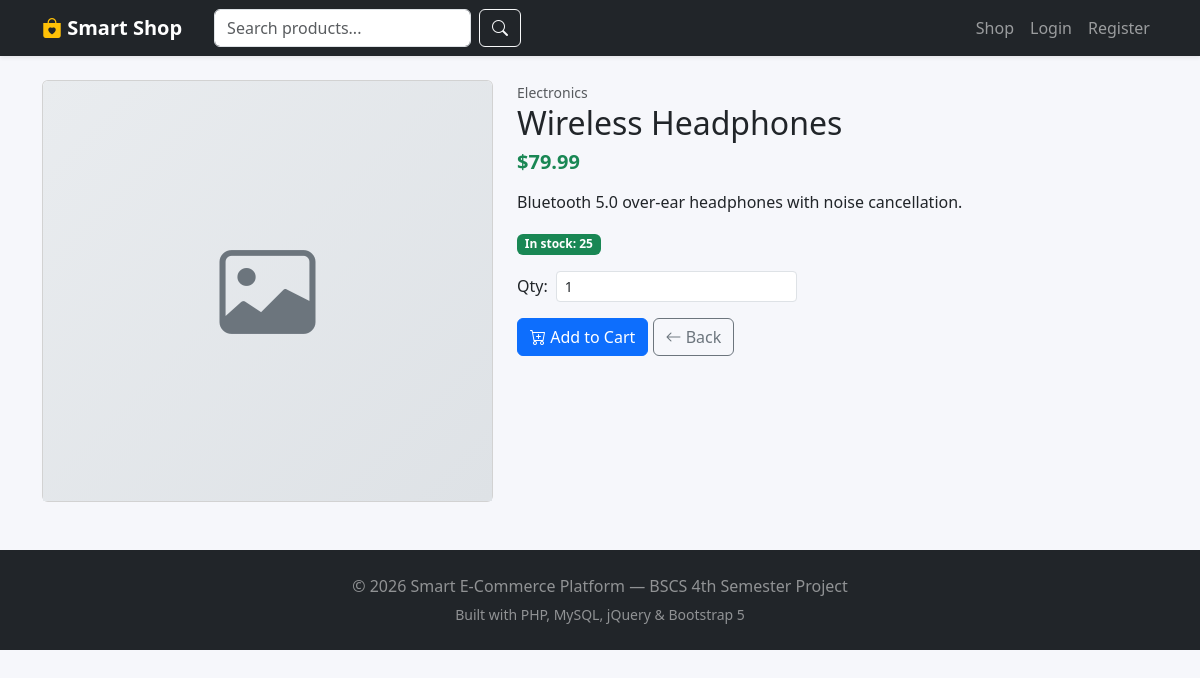
Screenshot of /product.php?id=1 with the database file from the repository.
### tables this page shows
CREATE TABLE `products` (
  `id` INT AUTO_INCREMENT PRIMARY KEY,
  `category_id` INT NOT NULL,
  `name` VARCHAR(200) NOT NULL,
  `description` TEXT,
  `price` DECIMAL(10,2) NOT NULL,
  `stock` INT DEFAULT 0,
  `image` VARCHAR(255) DEFAULT NULL,
  `created_at` TIMESTAMP DEFAULT CURRENT_TIMESTAMP,
  FOREIGN KEY (`category_id`) REFERENCES `categories`(`id`) ON DELETE CASCADE
);

CREATE TABLE `categories` (
  `id` INT AUTO_INCREMENT PRIMARY KEY,
  `name` VARCHAR(100) NOT NULL UNIQUE,
  `created_at` TIMESTAMP DEFAULT CURRENT_TIMESTAMP
);

### includes/auth.php (called while the page is built, shortened)
<?php
function e(string $s): string {
    return htmlspecialchars($s, ENT_QUOTES, 'UTF-8');
}

### product.php (the view, shortened to what this page needs)
<?php
require_once __DIR__ . '/includes/db.php';
require_once __DIR__ . '/includes/auth.php';
$id = (int)($_GET['id'] ?? 0);
$stmt = $pdo->prepare("SELECT p.*, c.name AS category_name FROM products p
                       JOIN categories c ON c.id=p.category_id WHERE p.id=?");
$stmt->execute([$id]);
$p = $stmt->fetch();
require_once __DIR__ . '/includes/header.php';
?>
<div class="row g-4">
    <div class="col-md-5">
        <div class="card">
            <?php if ($p['image'] && file_exists(__DIR__ . '/assets/uploads/' . $p['image'])): ?>
                <img src="<?= BASE_URL ?>/assets/uploads/<?= e($p['image']) ?>" class="card-img-top" style="max-height:420px; object-fit:cover;">
            <?php else: ?>
                <div class="product-img-placeholder card-img-top" style="height:420px;font-size:6rem;"><i class="bi bi-image"></i></div>
            <?php endif; ?>
        </div>
    </div>
    <div class="col-md-7">
        <small class="text-muted"><?= e($p['category_name']) ?></small>
        <h2 class="mb-2"><?= e($p['name']) ?></h2>
        <div class="price h3 mb-3">$<?= number_format($p['price'], 2) ?></div>
        <p><?= nl2br(e($p['description'] ?? '')) ?></p>
        <p>
            <?php if ($p['stock'] > 0): ?>
                <span class="badge bg-success">In stock: <?= $p['stock'] ?></span>
            <?php else: ?>
                <span class="badge bg-danger">Out of stock</span>
            <?php endif; ?>
        </p>
        <?php if ($p['stock'] > 0): ?>
            <div class="d-flex align-items-center gap-2 mb-3" style="max-width:280px;">
                <label class="form-label mb-0">Qty:</label>
                <input id="qty-input" type="number" min="1" max="<?= $p['stock'] ?>" value="1" class="form-control form-control-sm">
            </div>
            <button class="btn btn-primary add-to-cart-btn" data-id="<?= $p['id'] ?>">
                <i class="bi bi-cart-plus"></i> Add to Cart
            </button>
        <?php endif; ?>
        <a href="<?= BASE_URL ?>/index.php" class="btn btn-outline-secondary"><i class="bi bi-arrow-left"></i> Back</a>
    </div>
</div>
<?php require_once __DIR__ . '/includes/footer.php'; ?>

### assets/css/style.css (style rules this page uses)
body { background: #f6f7fb; font-family: "Segoe UI", Roboto, sans-serif; }
.product-img-placeholder { height: 200px; display: flex; align-items: center; justify-content: center; background: linear-gradient(135deg, #e9ecef, #dee2e6); color: #6c757d; font-size: 3rem; }
.price { font-size: 1.25rem; color: #198754; font-weight: 600; }

### rows the page displays
products: category.name "Electronics", name "Wireless Headphones", price "79.99", description "Bluetooth 5.0 over-ear headphones with noise cancellation.", stock "25"
